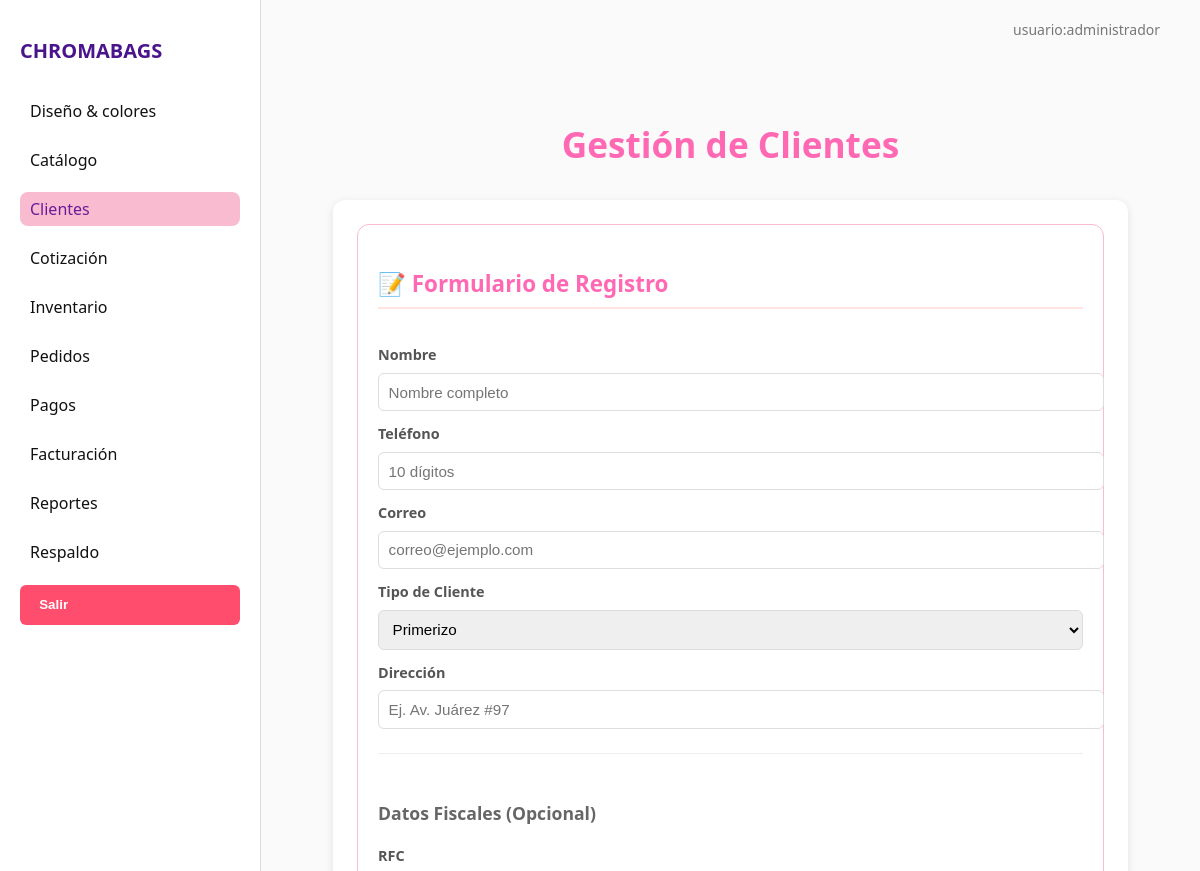
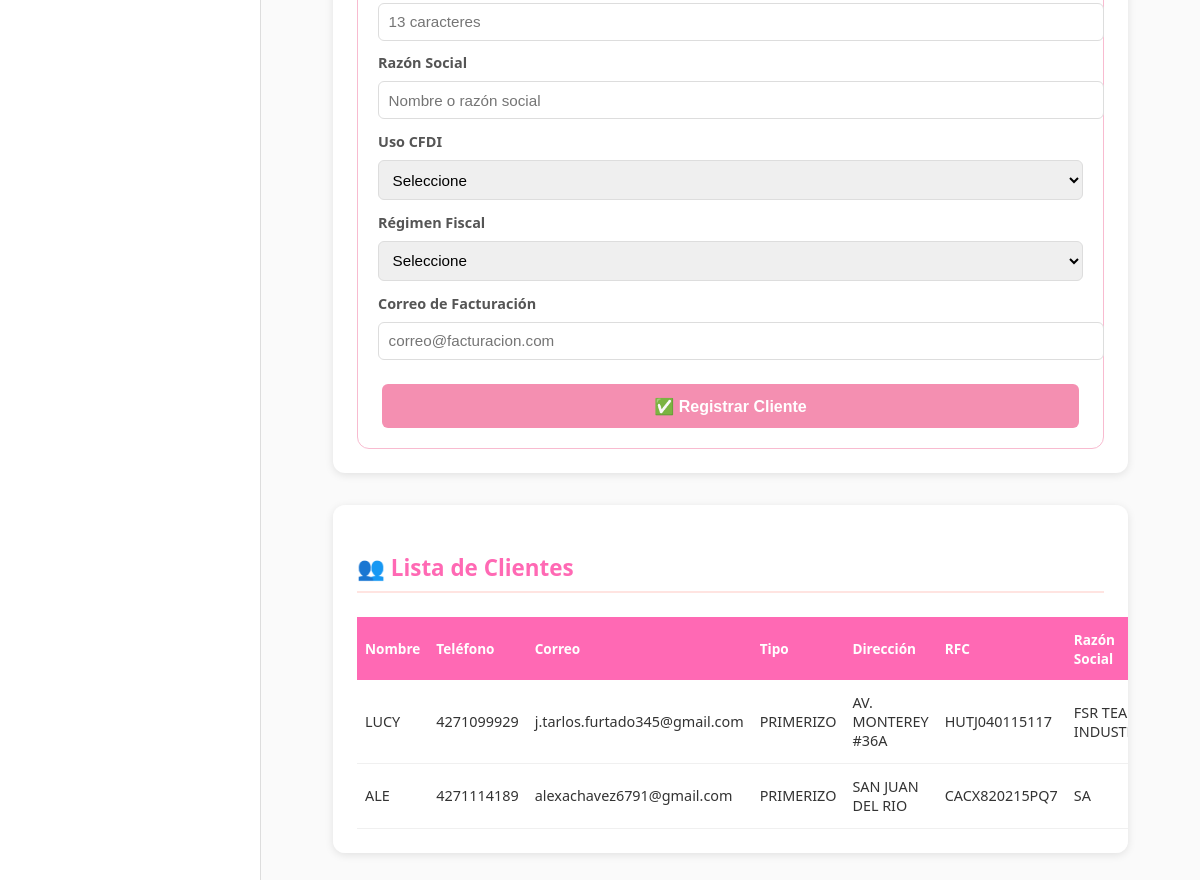
Screenshot of /clientes with the database file from the repository (2 pictures, top to bottom).
### tables this page shows
CREATE TABLE clientes (
    id_cliente INTEGER PRIMARY KEY AUTOINCREMENT,
    nombre_cliente TEXT NOT NULL,
    telefono TEXT,
    correo TEXT,
    direccion TEXT,
    tipo_cliente TEXT DEFAULT 'PRIMERIZO',
    fecha_registro TEXT DEFAULT (datetime('now'))
, rfc TEXT, razon_social TEXT, uso_cfdi TEXT, regimen_fiscal TEXT, correo_facturacion TEXT);

### app.py (the view)
@app.route('/clientes')
def clientes():
    conn = get_connection()
    clientes_data = []
    if conn:
        cursor = conn.cursor()
        cursor.execute("""
            SELECT nombre_cliente, telefono, correo, tipo_cliente, direccion, id_cliente,
                   rfc, razon_social, uso_cfdi, regimen_fiscal, correo_facturacion
            FROM clientes
            ORDER BY id_cliente;
        """)
        clientes_data = cursor.fetchall()
        cursor.close()
        conn.close()
    return render_template('clientes.html', clientes=clientes_data)

### db_connection.py (called while the page is built)
def get_connection():
    try:
        db_path = os.path.join('database', 'ChromaBags.db')
        conn = sqlite3.connect(db_path)
        conn.row_factory = sqlite3.Row  # Para acceder a las columnas por nombre
        return conn
    except sqlite3.Error as e:
        print(f"Error al conectar con la base de datos: {e}")
        return None

### templates/clientes.html (shortened to what this page needs)
{% extends "base.html" %}
{% block content %}
<div class="clientes-panel">
    <h1>Gestión de Clientes</h1>
    <div class="clientes-container-grid">
        <div class="columna-formulario">
            <form action="{{ url_for('agregar_cliente') }}" method="POST" class="formulario-clientes" id="formCliente">
                <h3>📝 Formulario de Registro</h3>
            <label>Nombre</label>
            <input type="text" name="nombre" id="nombre" placeholder="Nombre completo" required>
            <label>Teléfono</label>
            <input type="tel" name="telefono" id="telefono" placeholder="10 dígitos" pattern="[0-9]{10}" maxlength="10" required>
            <label>Correo</label>
            <input type="email" name="correo" id="correo" placeholder="correo@ejemplo.com" required>
            <label>Tipo de Cliente</label>
            <select name="tipo" required>
                <option value="PRIMERIZO">Primerizo</option>
            </select>
            <label>Dirección</label>
            <input type="text" name="direccion" id="direccion" placeholder="Ej. Av. Juárez #97" required>
            <hr>
            <h4>Datos Fiscales (Opcional)</h4>
            <label>RFC</label>
            <input type="text" name="rfc" id="rfc" placeholder="13 caracteres" maxlength="13" pattern="[A-Z&Ñ]{3,4}[0-9]{6}[A-Z0-9]{3}">
            <label>Razón Social</label>
            <input type="text" name="razon_social" id="razon_social" placeholder="Nombre o razón social">
            <label>Uso CFDI</label>
            <select name="uso_cfdi" id="uso_cfdi">
                <option value="">Seleccione</option>
            </select>
            <label>Régimen Fiscal</label>
            <select name="regimen_fiscal" id="regimen_fiscal">
                <option value="">Seleccione</option>
            </select>
            <label>Correo de Facturación</label>
            <input type="email" name="correo_facturacion" id="correo_facturacion" placeholder="correo@facturacion.com">
                <button type="submit" class="btn-rosa">✅ Registrar Cliente</button>
            </form>
        </div>
        <div class="columna-lista">
            <h3>👥 Lista de Clientes</h3>
            <table>
                <thead>
                    <tr>
                        <th>Nombre</th>
                        <th>Teléfono</th>
                        <th>Correo</th>
                        <th>Tipo</th>
                        <th>Dirección</th>
                        <th>RFC</th>
                        <th>Razón Social</th>
                    </tr>
                </thead>
                <tbody>
                    {% for c in clientes %}
                    <tr data-id="{{ c[5] }}"
                        data-rfc="{{ c[6] or '' }}"
                        data-razon="{{ c[7] or '' }}"
                        data-uso-cfdi="{{ c[8] or '' }}"
                        data-regimen="{{ c[9] or '' }}"
                        data-correo-fact="{{ c[10] or '' }}">
                        <td>{{ c[0] }}</td>
                        <td>{{ c[1] }}</td>
                        <td>{{ c[2] }}</td>
                        <td>{{ c[3] }}</td>
                        <td>{{ c[4] }}</td>
                        <td>{{ c[6] or '—' }}</td>
                        <td>{{ c[7] or '—' }}</td>
                    </tr>
                    {% endfor %}
                </tbody>
            </table>
        </div>
    </div>
</div>
{% endblock %}

### static/css/style.css (style rules this page uses)
body { margin: 0; font-family: 'Segoe UI', sans-serif; background-color: #fefefe; }
.clientes-panel h1 { color: #4a148c; margin-bottom: 20px; }
.formulario-clientes { flex: 1; background: #fff; border: 1px solid #f8bbd0; border-radius: 12px; padding: 20px; }
.formulario-clientes label { display: block; margin-top: 10px; font-weight: 600; }
.formulario-clientes input, .formulario-clientes select { width: 100%; padding: 8px; border-radius: 6px; border: 1px solid #ccc; margin-top: 4px; }
.btn-rosa { background-color: #e91e63; border: none; padding: 8px 15px; border-radius: 8px; color: #fff; margin-top: 15px; cursor: pointer; }
.btn-rosa { background-color: #f48fb1; border: none; padding: 8px 16px; color: white; border-radius: 6px; cursor: pointer; font-weight: bold; }

### templates/clientes.html (style rules this page uses)
.btn-rosa, .btn-borde { flex: 1; margin: 0 0.25rem; }
.clientes-panel { padding: 2rem; max-width: 1600px; margin: 0 auto; }
.clientes-panel h1 { text-align: center; color: #FF69B4; margin-bottom: 2rem; font-size: 2.2rem; }
.clientes-container-grid { display: grid; grid-template-columns: 1fr 1.5fr; gap: 2rem; min-height: 600px; }
.columna-formulario { background: white; border-radius: 12px; padding: 1.5rem; box-shadow: 0 2px 8px rgba(0,0,0,0.1); height: fit-content; position: sticky; top: 20px; }
.columna-formulario h3 { color: #FF69B4; margin-bottom: 1.5rem; font-size: 1.4rem; border-bottom: 2px solid #FFE4E1; padding-bottom: 0.5rem; }
.formulario-clientes { display: flex; flex-direction: column; }
.formulario-clientes label { margin-top: 0.8rem; margin-bottom: 0.3rem; color: #555; font-weight: 600; font-size: 0.9rem; }
.formulario-clientes input, .formulario-clientes select { padding: 0.6rem; border: 1px solid #ddd; border-radius: 6px; font-size: 0.95rem; transition: border 0.3s; }
.formulario-clientes hr { margin: 1.5rem 0; border: none; border-top: 1px solid #eee; }
.formulario-clientes h4 { color: #666; font-size: 1.1rem; margin-bottom: 0.5rem; }
.formulario-clientes .btn-rosa { margin-top: 1.5rem; padding: 0.8rem; font-size: 1rem; font-weight: 600; }
.columna-lista { background: white; border-radius: 12px; padding: 1.5rem; box-shadow: 0 2px 8px rgba(0,0,0,0.1); overflow-x: auto; }
.columna-lista h3 { color: #FF69B4; margin-bottom: 1.5rem; font-size: 1.4rem; border-bottom: 2px solid #FFE4E1; padding-bottom: 0.5rem; }
.columna-lista table { width: 100%; border-collapse: collapse; font-size: 0.9rem; }
.columna-lista thead { background: #FF69B4; color: white; }
.columna-lista th { padding: 0.8rem 0.5rem; text-align: left; font-weight: 600; font-size: 0.85rem; }
.columna-lista tbody tr { border-bottom: 1px solid #f0f0f0; transition: background 0.2s; }
.columna-lista td { padding: 0.8rem 0.5rem; color: #333; }
@media (max-width: 1200px) { .clientes-container-grid { grid-template-columns: 1fr; } }
@media (max-width: 1200px) { .columna-formulario { position: static; } }

### rows the page displays
clientes: nombre_cliente "LUCY", telefono "4271099929", correo "j.tarlos.furtado345@gmail.com", tipo_cliente "PRIMERIZO", direccion "AV. MONTEREY #36A", rfc "HUTJ040115117", razon_social "FSR…"
clientes: nombre_cliente "ALE", telefono "4271114189", correo "alexachavez6791@gmail.com", tipo_cliente "PRIMERIZO", direccion "SAN JUAN DEL RIO", rfc "CACX820215PQ7", razon_social "SA"
